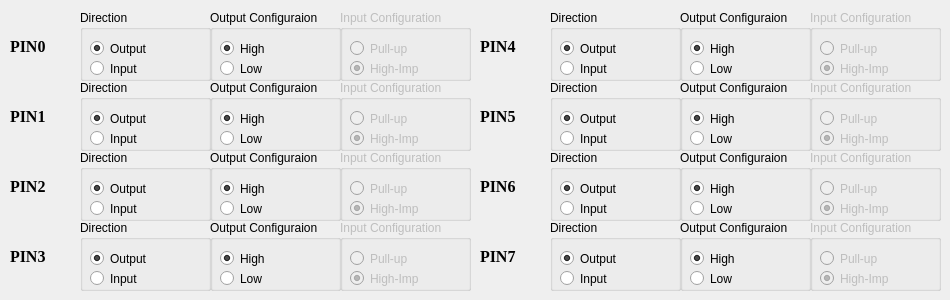
   <widget class="QWidget" name="tab_2">
    <attribute name="title">
     <string>PORTB</string>
    </attribute>
    <widget class="QGroupBox" name="DDRB4">
     <property name="geometry">
      <rect>
       <x>550</x>
       <y>10</y>
       <width>131</width>
       <height>71</height>
      </rect>
     </property>
     <property name="title">
      <string>Direction</string>
     </property>
     <property name="flat">
      <bool>false</bool>
     </property>
     <property name="checkable">
      <bool>false</bool>
     </property>
     <widget class="QRadioButton" name="DDRB4_output">
      <property name="geometry">
       <rect>
        <x>10</x>
        <y>30</y>
        <width>82</width>
        <height>17</height>
       </rect>
      </property>
      <property name="text">
       <string>Output</string>
      </property>
      <property name="checked">
       <bool>true</bool>
      </property>
     </widget>
     <widget class="QRadioButton" name="DDRB4_input">
      <property name="geometry">
       <rect>
        <x>10</x>
        <y>50</y>
        <width>82</width>
        <height>17</height>
       </rect>
      </property>
      <property name="text">
       <string>Input</string>
      </property>
     </widget>
    </widget>
    <widget class="QGroupBox" name="PORTB6">
     <property name="enabled">
      <bool>true</bool>
     </property>
     <property name="geometry">
      <rect>
       <x>680</x>
       <y>150</y>
       <width>131</width>
       <height>71</height>
      </rect>
     </property>
     <property name="title">
      <string>Output Configuraion</string>
     </property>
     <widget class="QRadioButton" name="PORTB6_high">
      <property name="geometry">
       <rect>
        <x>10</x>
        <y>30</y>
        <width>82</width>
        <height>17</height>
       </rect>
      </property>
      <property name="text">
       <string>High</string>
      </property>
      <property name="checked">
       <bool>true</bool>
      </property>
     </widget>
     <widget class="QRadioButton" name="PORTB6_low">
      <property name="geometry">
       <rect>
        <x>10</x>
        <y>50</y>
        <width>82</width>
        <height>17</height>
       </rect>
      </property>
      <property name="text">
       <string>Low</string>
      </property>
     </widget>
    </widget>
    <widget class="QGroupBox" name="PINB4">
     <property name="enabled">
      <bool>false</bool>
     </property>
     <property name="geometry">
      <rect>
       <x>810</x>
       <y>10</y>
       <width>131</width>
       <height>71</height>
      </rect>
     </property>
     <property name="title">
      <string>Input Configuration</string>
     </property>
     <widget class="QRadioButton" name="PINB4_pullup">
      <property name="geometry">
       <rect>
        <x>10</x>
        <y>30</y>
        <width>82</width>
        <height>17</height>
       </rect>
      </property>
      <property name="text">
       <string>Pull-up</string>
      </property>
     </widget>
     <widget class="QRadioButton" name="PINB4_highimp">
      <property name="geometry">
       <rect>
        <x>10</x>
        <y>50</y>
        <width>82</width>
        <height>17</height>
       </rect>
      </property>
      <property name="text">
       <string>High-Imp</string>
      </property>
      <property name="checked">
       <bool>true</bool>
      </property>
     </widget>
    </widget>
    <widget class="QGroupBox" name="PINB6">
     <property name="enabled">
      <bool>false</bool>
     </property>
     <property name="geometry">
      <rect>
       <x>810</x>
       <y>150</y>
       <width>131</width>
       <height>71</height>
      </rect>
     </property>
     <property name="title">
      <string>Input Configuration</string>
     </property>
     <widget class="QRadioButton" name="PINB6_pullup">
      <property name="geometry">
       <rect>
        <x>10</x>
        <y>30</y>
        <width>82</width>
        <height>17</height>
       </rect>
      </property>
      <property name="text">
       <string>Pull-up</string>
      </property>
     </widget>
     <widget class="QRadioButton" name="PINB6_highimp">
      <property name="geometry">
       <rect>
        <x>10</x>
        <y>50</y>
        <width>82</width>
        <height>17</height>
       </rect>
      </property>
      <property name="text">
       <string>High-Imp</string>
      </property>
      <property name="checked">
       <bool>true</bool>
      </property>
     </widget>
    </widget>
    <widget class="QGroupBox" name="PINB0">
     <property name="enabled">
      <bool>false</bool>
     </property>
     <property name="geometry">
      <rect>
       <x>340</x>
       <y>10</y>
       <width>131</width>
       <height>71</height>
      </rect>
     </property>
     <property name="title">
      <string>Input Configuration</string>
     </property>
     <widget class="QRadioButton" name="PINB0_pullup">
      <property name="geometry">
       <rect>
        <x>10</x>
        <y>30</y>
        <width>82</width>
        <height>17</height>
       </rect>
      </property>
      <property name="text">
       <string>Pull-up</string>
      </property>
     </widget>
     <widget class="QRadioButton" name="PINB0_highimp">
      <property name="geometry">
       <rect>
        <x>10</x>
        <y>50</y>
        <width>82</width>
        <height>17</height>
       </rect>
      </property>
      <property name="text">
       <string>High-Imp</string>
      </property>
      <property name="checked">
       <bool>true</bool>
      </property>
     </widget>
    </widget>
    <widget class="QGroupBox" name="DDRB5">
     <property name="geometry">
      <rect>
       <x>550</x>
       <y>80</y>
       <width>131</width>
       <height>71</height>
      </rect>
     </property>
     <property name="title">
      <string>Direction</string>
     </property>
     <property name="flat">
      <bool>false</bool>
     </property>
     <property name="checkable">
      <bool>false</bool>
     </property>
     <widget class="QRadioButton" name="DDRB5_output">
      <property name="geometry">
       <rect>
        <x>10</x>
        <y>30</y>
        <width>82</width>
        <height>17</height>
       </rect>
      </property>
      <property name="text">
       <string>Output</string>
      </property>
      <property name="checked">
       <bool>true</bool>
      </property>
     </widget>
     <widget class="QRadioButton" name="DDRB5_input">
      <property name="geometry">
       <rect>
        <x>10</x>
        <y>50</y>
        <width>82</width>
        <height>17</height>
       </rect>
      </property>
      <property name="text">
       <string>Input</string>
      </property>
     </widget>
    </widget>
    <widget class="QGroupBox" name="DDRB7">
     <property name="geometry">
      <rect>
       <x>550</x>
       <y>220</y>
       <width>131</width>
       <height>71</height>
      </rect>
     </property>
     <property name="title">
      <string>Direction</string>
     </property>
     <property name="flat">
      <bool>false</bool>
     </property>
     <property name="checkable">
      <bool>false</bool>
     </property>
     <widget class="QRadioButton" name="DDRB7_output">
      <property name="geometry">
       <rect>
        <x>10</x>
        <y>30</y>
        <width>82</width>
        <height>17</height>
       </rect>
      </property>
      <property name="text">
       <string>Output</string>
      </property>
      <property name="checked">
       <bool>true</bool>
      </property>
     </widget>
     <widget class="QRadioButton" name="DDRB7_input">
      <property name="geometry">
       <rect>
        <x>10</x>
        <y>50</y>
        <width>82</width>
        <height>17</height>
       </rect>
      </property>
      <property name="text">
       <string>Input</string>
      </property>
     </widget>
    </widget>
    <widget class="QGroupBox" name="PINB5">
     <property name="enabled">
      <bool>false</bool>
     </property>
     <property name="geometry">
      <rect>
       <x>810</x>
       <y>80</y>
       <width>131</width>
       <height>71</height>
      </rect>
     </property>
     <property name="title">
      <string>Input Configuration</string>
     </property>
     <widget class="QRadioButton" name="PINB5_pullup">
      <property name="geometry">
       <rect>
        <x>10</x>
        <y>30</y>
        <width>82</width>
        <height>17</height>
       </rect>
      </property>
      <property name="text">
       <string>Pull-up</string>
      </property>
     </widget>
     <widget class="QRadioButton" name="PINB5_highimp">
      <property name="geometry">
       <rect>
        <x>10</x>
        <y>50</y>
        <width>82</width>
        <height>17</height>
       </rect>
      </property>
      <property name="text">
       <string>High-Imp</string>
      </property>
      <property name="checked">
       <bool>true</bool>
      </property>
     </widget>
    </widget>
    <widget class="QGroupBox" name="PORTB7">
     <property name="enabled">
      <bool>true</bool>
     </property>
     <property name="geometry">
      <rect>
       <x>680</x>
       <y>220</y>
       <width>131</width>
       <height>71</height>
      </rect>
     </property>
     <property name="title">
      <string>Output Configuraion</string>
     </property>
     <widget class="QRadioButton" name="PORTB7_high">
      <property name="geometry">
       <rect>
        <x>10</x>
        <y>30</y>
        <width>82</width>
        <height>17</height>
       </rect>
      </property>
      <property name="text">
       <string>High</string>
      </property>
      <property name="checked">
       <bool>true</bool>
      </property>
     </widget>
     <widget class="QRadioButton" name="PORTB7_low">
      <property name="geometry">
       <rect>
        <x>10</x>
        <y>50</y>
        <width>82</width>
        <height>17</height>
       </rect>
      </property>
      <property name="text">
       <string>Low</string>
      </property>
     </widget>
    </widget>
    <widget class="QGroupBox" name="PINB1">
     <property name="enabled">
      <bool>false</bool>
     </property>
     <property name="geometry">
      <rect>
       <x>340</x>
       <y>80</y>
       <width>131</width>
       <height>71</height>
      </rect>
     </property>
     <property name="title">
      <string>Input Configuration</string>
     </property>
     <widget class="QRadioButton" name="PINB1_pullup">
      <property name="geometry">
       <rect>
        <x>10</x>
        <y>30</y>
        <width>82</width>
        <height>17</height>
       </rect>
      </property>
      <property name="text">
       <string>Pull-up</string>
      </property>
     </widget>
     <widget class="QRadioButton" name="PINB1_highimp">
      <property name="geometry">
       <rect>
        <x>10</x>
        <y>50</y>
        <width>82</width>
        <height>17</height>
       </rect>
      </property>
      <property name="text">
       <string>High-Imp</string>
      </property>
      <property name="checked">
       <bool>true</bool>
      </property>
     </widget>
    </widget>
    <widget class="QGroupBox" name="DDRB3">
     <property name="geometry">
      <rect>
       <x>80</x>
       <y>220</y>
       <width>131</width>
       <height>71</height>
      </rect>
     </property>
     <property name="title">
      <string>Direction</string>
     </property>
     <property name="flat">
      <bool>false</bool>
     </property>
     <property name="checkable">
      <bool>false</bool>
     </property>
     <widget class="QRadioButton" name="DDRB3_output">
      <property name="geometry">
       <rect>
        <x>10</x>
        <y>30</y>
        <width>82</width>
        <height>17</height>
       </rect>
      </property>
      <property name="text">
       <string>Output</string>
      </property>
      <property name="checked">
       <bool>true</bool>
      </property>
     </widget>
     <widget class="QRadioButton" name="DDRB3_input">
      <property name="geometry">
       <rect>
        <x>10</x>
        <y>50</y>
        <width>82</width>
        <height>17</height>
       </rect>
      </property>
      <property name="text">
       <string>Input</string>
      </property>
     </widget>
    </widget>
    <widget class="QLabel" name="label_17">
     <property name="geometry">
      <rect>
       <x>480</x>
       <y>180</y>
       <width>47</width>
       <height>13</height>
      </rect>
     </property>
     <property name="font">
      <font>
       <family>Times New Roman</family>
       <pointsize>12</pointsize>
       <weight>75</weight>
       <bold>true</bold>
      </font>
     </property>
     <property name="frameShape">
      <enum>QFrame::NoFrame</enum>
     </property>
     <property name="text">
      <string>PIN6</string>
     </property>
     <property name="textFormat">
      <enum>Qt::AutoText</enum>
     </property>
    </widget>
    <widget class="QGroupBox" name="PINB7">
     <property name="enabled">
      <bool>false</bool>
     </property>
     <property name="geometry">
      <rect>
       <x>810</x>
       <y>220</y>
       <width>131</width>
       <height>71</height>
      </rect>
     </property>
     <property name="title">
      <string>Input Configuration</string>
     </property>
     <widget class="QRadioButton" name="PINB7_pullup">
      <property name="geometry">
       <rect>
        <x>10</x>
        <y>30</y>
        <width>82</width>
        <height>17</height>
       </rect>
      </property>
      <property name="text">
       <string>Pull-up</string>
      </property>
     </widget>
     <widget class="QRadioButton" name="PINB7_highimp">
      <property name="geometry">
       <rect>
        <x>10</x>
        <y>50</y>
        <width>82</width>
        <height>17</height>
       </rect>
      </property>
      <property name="text">
       <string>High-Imp</string>
      </property>
      <property name="checked">
       <bool>true</bool>
      </property>
     </widget>
    </widget>
    <widget class="QGroupBox" name="PINB3">
     <property name="enabled">
      <bool>false</bool>
     </property>
     <property name="geometry">
      <rect>
       <x>340</x>
       <y>220</y>
       <width>131</width>
       <height>71</height>
      </rect>
     </property>
     <property name="title">
      <string>Input Configuration</string>
     </property>
     <widget class="QRadioButton" name="PINB3_pullup">
      <property name="geometry">
       <rect>
        <x>10</x>
        <y>30</y>
        <width>82</width>
        <height>17</height>
       </rect>
      </property>
      <property name="text">
       <string>Pull-up</string>
      </property>
     </widget>
     <widget class="QRadioButton" name="PINB3_highimp">
      <property name="geometry">
       <rect>
        <x>10</x>
        <y>50</y>
        <width>82</width>
        <height>17</height>
       </rect>
      </property>
      <property name="text">
       <string>High-Imp</string>
      </property>
      <property name="checked">
       <bool>true</bool>
      </property>
     </widget>
    </widget>
    <widget class="QLabel" name="label_18">
     <property name="geometry">
      <rect>
       <x>480</x>
       <y>110</y>
       <width>47</width>
       <height>13</height>
      </rect>
     </property>
     <property name="font">
      <font>
       <family>Times New Roman</family>
       <pointsize>12</pointsize>
       <weight>75</weight>
       <bold>true</bold>
      </font>
     </property>
     <property name="frameShape">
      <enum>QFrame::NoFrame</enum>
     </property>
     <property name="text">
      <string>PIN5</string>
     </property>
     <property name="textFormat">
      <enum>Qt::AutoText</enum>
     </property>
    </widget>
    <widget class="QLabel" name="label_19">
     <property name="geometry">
      <rect>
       <x>10</x>
       <y>250</y>
       <width>47</width>
       <height>13</height>
      </rect>
     </property>
     <property name="font">
      <font>
       <family>Times New Roman</family>
       <pointsize>12</pointsize>
       <weight>75</weight>
       <bold>true</bold>
      </font>
     </property>
     <property name="frameShape">
      <enum>QFrame::NoFrame</enum>
     </property>
     <property name="text">
      <string>PIN3</string>
     </property>
     <property name="textFormat">
      <enum>Qt::AutoText</enum>
     </property>
    </widget>
    <widget class="QGroupBox" name="DDRB0">
     <property name="geometry">
      <rect>
       <x>80</x>
       <y>10</y>
       <width>131</width>
       <height>71</height>
      </rect>
     </property>
     <property name="title">
      <string>Direction</string>
     </property>
     <property name="flat">
      <bool>false</bool>
     </property>
     <property name="checkable">
      <bool>false</bool>
     </property>
     <widget class="QRadioButton" name="DDRB0_output">
      <property name="geometry">
       <rect>
        <x>10</x>
        <y>30</y>
        <width>82</width>
        <height>17</height>
       </rect>
      </property>
      <property name="text">
       <string>Output</string>
      </property>
      <property name="checked">
       <bool>true</bool>
      </property>
     </widget>
     <widget class="QRadioButton" name="DDRB0_input">
      <property name="geometry">
       <rect>
        <x>10</x>
        <y>50</y>
        <width>82</width>
        <height>17</height>
       </rect>
      </property>
      <property name="text">
       <string>Input</string>
      </property>
     </widget>
    </widget>
    <widget class="QLabel" name="label_20">
     <property name="geometry">
      <rect>
       <x>10</x>
       <y>110</y>
       <width>47</width>
       <height>13</height>
      </rect>
     </property>
     <property name="font">
      <font>
       <family>Times New Roman</family>
       <pointsize>12</pointsize>
       <weight>75</weight>
       <bold>true</bold>
      </font>
     </property>
     <property name="frameShape">
      <enum>QFrame::NoFrame</enum>
     </property>
     <property name="text">
      <string>PIN1</string>
     </property>
     <property name="textFormat">
      <enum>Qt::AutoText</enum>
     </property>
    </widget>
    <widget class="QGroupBox" name="PORTB0">
     <property name="enabled">
      <bool>true</bool>
     </property>
     <property name="geometry">
      <rect>
       <x>210</x>
       <y>10</y>
       <width>131</width>
       <height>71</height>
      </rect>
     </property>
     <property name="title">
      <string>Output Configuraion</string>
     </property>
     <widget class="QRadioButton" name="PORTB0_high">
      <property name="geometry">
       <rect>
        <x>10</x>
        <y>30</y>
        <width>82</width>
        <height>17</height>
       </rect>
      </property>
      <property name="text">
       <string>High</string>
      </property>
      <property name="checked">
       <bool>true</bool>
      </property>
     </widget>
     <widget class="QRadioButton" name="PORTB0_low">
      <property name="geometry">
       <rect>
        <x>10</x>
        <y>50</y>
        <width>82</width>
        <height>17</height>
       </rect>
      </property>
      <property name="text">
       <string>Low</string>
      </property>
     </widget>
    </widget>
    <widget class="QGroupBox" name="DDRB6">
     <property name="geometry">
      <rect>
       <x>550</x>
       <y>150</y>
       <width>131</width>
       <height>71</height>
      </rect>
     </property>
     <property name="title">
      <string>Direction</string>
     </property>
     <property name="flat">
      <bool>false</bool>
     </property>
     <property name="checkable">
      <bool>false</bool>
     </property>
     <widget class="QRadioButton" name="DDRB6_output">
      <property name="geometry">
       <rect>
        <x>10</x>
        <y>30</y>
        <width>82</width>
        <height>17</height>
       </rect>
      </property>
      <property name="text">
       <string>Output</string>
      </property>
      <property name="checked">
       <bool>true</bool>
      </property>
     </widget>
     <widget class="QRadioButton" name="DDRB6_input">
      <property name="geometry">
       <rect>
        <x>10</x>
        <y>50</y>
        <width>82</width>
        <height>17</height>
       </rect>
      </property>
      <property name="text">
       <string>Input</string>
      </property>
     </widget>
    </widget>
    <widget class="QLabel" name="label_21">
     <property name="geometry">
      <rect>
       <x>10</x>
       <y>180</y>
       <width>47</width>
       <height>13</height>
      </rect>
     </property>
     <property name="font">
      <font>
       <family>Times New Roman</family>
       <pointsize>12</pointsize>
       <weight>75</weight>
       <bold>true</bold>
      </font>
     </property>
     <property name="frameShape">
      <enum>QFrame::NoFrame</enum>
     </property>
     <property name="text">
      <string>PIN2</string>
     </property>
     <property name="textFormat">
      <enum>Qt::AutoText</enum>
     </property>
    </widget>
    <widget class="QGroupBox" name="DDRB1">
     <property name="geometry">
      <rect>
       <x>80</x>
       <y>80</y>
       <width>131</width>
       <height>71</height>
      </rect>
     </property>
     <property name="title">
      <string>Direction</string>
     </property>
     <property name="flat">
      <bool>false</bool>
     </property>
     <property name="checkable">
      <bool>false</bool>
     </property>
     <widget class="QRadioButton" name="DDRB1_output">
      <property name="geometry">
       <rect>
        <x>10</x>
        <y>30</y>
        <width>82</width>
        <height>17</height>
       </rect>
      </property>
      <property name="text">
       <string>Output</string>
      </property>
      <property name="checked">
       <bool>true</bool>
      </property>
     </widget>
     <widget class="QRadioButton" name="DDRB1_input">
      <property name="geometry">
       <rect>
        <x>10</x>
        <y>50</y>
        <width>82</width>
        <height>17</height>
       </rect>
      </property>
      <property name="text">
       <string>Input</string>
      </property>
     </widget>
    </widget>
    <widget class="QGroupBox" name="PORTB1">
     <property name="enabled">
      <bool>true</bool>
     </property>
     <property name="geometry">
      <rect>
       <x>210</x>
       <y>80</y>
       <width>131</width>
       <height>71</height>
      </rect>
     </property>
     <property name="title">
      <string>Output Configuraion</string>
     </property>
     <widget class="QRadioButton" name="PORTB1_high">
      <property name="geometry">
       <rect>
        <x>10</x>
        <y>30</y>
        <width>82</width>
        <height>17</height>
       </rect>
      </property>
      <property name="text">
       <string>High</string>
      </property>
      <property name="checked">
       <bool>true</bool>
      </property>
     </widget>
     <widget class="QRadioButton" name="PORTB1_low">
      <property name="geometry">
       <rect>
        <x>10</x>
        <y>50</y>
        <width>82</width>
        <height>17</height>
       </rect>
      </property>
      <property name="text">
       <string>Low</string>
      </property>
     </widget>
    </widget>
    <widget class="QGroupBox" name="PORTB3">
     <property name="enabled">
      <bool>true</bool>
     </property>
     <property name="geometry">
      <rect>
       <x>210</x>
       <y>220</y>
       <width>131</width>
       <height>71</height>
      </rect>
     </property>
     <property name="title">
      <string>Output Configuraion</string>
     </property>
     <widget class="QRadioButton" name="PORTB3_high">
      <property name="geometry">
       <rect>
        <x>10</x>
        <y>30</y>
        <width>82</width>
        <height>17</height>
       </rect>
      </property>
      <property name="text">
       <string>High</string>
      </property>
      <property name="checked">
       <bool>true</bool>
      </property>
     </widget>
     <widget class="QRadioButton" name="PORTB3_low">
      <property name="geometry">
       <rect>
        <x>10</x>
        <y>50</y>
        <width>82</width>
        <height>17</height>
       </rect>
      </property>
      <property name="text">
       <string>Low</string>
      </property>
     </widget>
    </widget>
    <widget class="QGroupBox" name="DDRB2">
     <property name="geometry">
      <rect>
       <x>80</x>
       <y>150</y>
       <width>131</width>
       <height>71</height>
      </rect>
     </property>
     <property name="title">
      <string>Direction</string>
     </property>
     <property name="flat">
      <bool>false</bool>
     </property>
     <property name="checkable">
      <bool>false</bool>
     </property>
     <widget class="QRadioButton" name="DDRB2_output">
      <property name="geometry">
       <rect>
        <x>10</x>
        <y>30</y>
        <width>82</width>
        <height>17</height>
       </rect>
      </property>
      <property name="text">
       <string>Output</string>
      </property>
      <property name="checked">
       <bool>true</bool>
      </property>
     </widget>
     <widget class="QRadioButton" name="DDRB2_input">
      <property name="geometry">
       <rect>
        <x>10</x>
        <y>50</y>
        <width>82</width>
        <height>17</height>
       </rect>
      </property>
      <property name="text">
       <string>Input</string>
      </property>
     </widget>
    </widget>
    <widget class="QLabel" name="label_22">
     <property name="geometry">
      <rect>
       <x>480</x>
       <y>40</y>
       <width>47</width>
       <height>13</height>
      </rect>
     </property>
     <property name="font">
      <font>
       <family>Times New Roman</family>
       <pointsize>12</pointsize>
       <weight>75</weight>
       <bold>true</bold>
      </font>
     </property>
     <property name="frameShape">
      <enum>QFrame::NoFrame</enum>
     </property>
     <property name="text">
      <string>PIN4</string>
     </property>
     <property name="textFormat">
      <enum>Qt::AutoText</enum>
     </property>
    </widget>
    <widget class="QLabel" name="label_23">
     <property name="geometry">
      <rect>
       <x>10</x>
       <y>40</y>
       <width>47</width>
       <height>13</height>
      </rect>
     </property>
     <property name="font">
      <font>
       <family>Times New Roman</family>
       <pointsize>12</pointsize>
       <weight>75</weight>
       <bold>true</bold>
      </font>
     </property>
     <property name="frameShape">
      <enum>QFrame::NoFrame</enum>
     </property>
     <property name="text">
      <string>PIN0</string>
     </property>
     <property name="textFormat">
      <enum>Qt::AutoText</enum>
     </property>
    </widget>
    <widget class="QGroupBox" name="PORTB5">
     <property name="enabled">
      <bool>true</bool>
     </property>
     <property name="geometry">
      <rect>
       <x>680</x>
       <y>80</y>
       <width>131</width>
       <height>71</height>
      </rect>
     </property>
     <property name="title">
      <string>Output Configuraion</string>
     </property>
     <widget class="QRadioButton" name="PORTB5_high">
      <property name="geometry">
       <rect>
        <x>10</x>
        <y>30</y>
        <width>82</width>
        <height>17</height>
       </rect>
      </property>
      <property name="text">
       <string>High</string>
      </property>
      <property name="checked">
       <bool>true</bool>
      </property>
     </widget>
     <widget class="QRadioButton" name="PORTB5_low">
      <property name="geometry">
       <rect>
        <x>10</x>
        <y>50</y>
        <width>82</width>
        <height>17</height>
       </rect>
      </property>
      <property name="text">
       <string>Low</string>
      </property>
     </widget>
    </widget>
    <widget class="QGroupBox" name="PINB2">
     <property name="enabled">
      <bool>false</bool>
     </property>
     <property name="geometry">
      <rect>
       <x>340</x>
       <y>150</y>
       <width>131</width>
       <height>71</height>
      </rect>
     </property>
     <property name="title">
      <string>Input Configuration</string>
     </property>
     <widget class="QRadioButton" name="PINB2_pullup">
      <property name="geometry">
       <rect>
        <x>10</x>
        <y>30</y>
        <width>82</width>
        <height>17</height>
       </rect>
      </property>
      <property name="text">
       <string>Pull-up</string>
      </property>
     </widget>
     <widget class="QRadioButton" name="PINB2_highimp">
      <property name="geometry">
       <rect>
        <x>10</x>
        <y>50</y>
        <width>82</width>
        <height>17</height>
       </rect>
      </property>
      <property name="text">
       <string>High-Imp</string>
      </property>
      <property name="checked">
       <bool>true</bool>
      </property>
     </widget>
    </widget>
    <widget class="QLabel" name="label_24">
     <property name="geometry">
      <rect>
       <x>480</x>
       <y>250</y>
       <width>47</width>
       <height>13</height>
      </rect>
     </property>
     <property name="font">
      <font>
       <family>Times New Roman</family>
       <pointsize>12</pointsize>
       <weight>75</weight>
       <bold>true</bold>
      </font>
     </property>
     <property name="frameShape">
      <enum>QFrame::NoFrame</enum>
     </property>
     <property name="text">
      <string>PIN7</string>
     </property>
     <property name="textFormat">
      <enum>Qt::AutoText</enum>
     </property>
    </widget>
    <widget class="QGroupBox" name="PORTB4">
     <property name="enabled">
      <bool>true</bool>
     </property>
     <property name="geometry">
      <rect>
       <x>680</x>
       <y>10</y>
       <width>131</width>
       <height>71</height>
      </rect>
     </property>
     <property name="title">
      <string>Output Configuraion</string>
     </property>
     <widget class="QRadioButton" name="PORTB4_high">
      <property name="geometry">
       <rect>
        <x>10</x>
        <y>30</y>
        <width>82</width>
        <height>17</height>
       </rect>
      </property>
      <property name="text">
       <string>High</string>
      </property>
      <property name="checked">
       <bool>true</bool>
      </property>
     </widget>
     <widget class="QRadioButton" name="PORTB4_low">
      <property name="geometry">
       <rect>
        <x>10</x>
        <y>50</y>
        <width>82</width>
        <height>17</height>
       </rect>
      </property>
      <property name="text">
       <string>Low</string>
      </property>
     </widget>
    </widget>
    <widget class="QGroupBox" name="PORTB2">
     <property name="enabled">
      <bool>true</bool>
     </property>
     <property name="geometry">
      <rect>
       <x>210</x>
       <y>150</y>
       <width>131</width>
       <height>71</height>
      </rect>
     </property>
     <property name="title">
      <string>Output Configuraion</string>
     </property>
     <widget class="QRadioButton" name="PORTB2_high">
      <property name="geometry">
       <rect>
        <x>10</x>
        <y>30</y>
        <width>82</width>
        <height>17</height>
       </rect>
      </property>
      <property name="text">
       <string>High</string>
      </property>
      <property name="checked">
       <bool>true</bool>
      </property>
     </widget>
     <widget class="QRadioButton" name="PORTB2_low">
      <property name="geometry">
       <rect>
        <x>10</x>
        <y>50</y>
        <width>82</width>
        <height>17</height>
       </rect>
      </property>
      <property name="text">
       <string>Low</string>
      </property>
     </widget>
    </widget>
   </widget>
